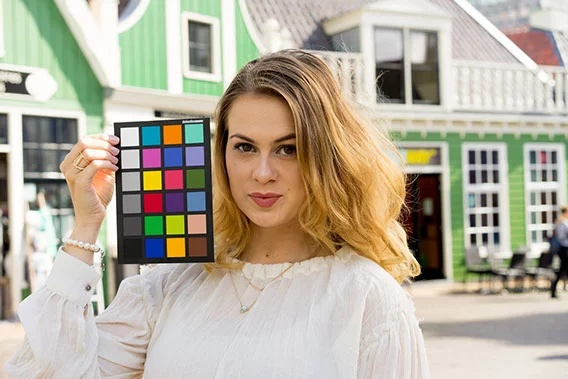
//> input picture prj.lab/lab03/input/color_pic.jpg, 568 x 379 px
$ ./lab03 ../prj.lab/lab03/input/color_pic.jpg   (built with g++ and OpenCV 4)
//> lines starting //> are read from the running program, lines starting //| are printed output that depends on the picture; after the words box and inside, x2 and y2 are one past the last pixel; in counts of white or black regions, pixels touching at a corner belong together
#include <opencv2/imgproc.hpp>
#include <opencv2/imgcodecs.hpp>
#include <opencv2/highgui.hpp>
#include <opencv2/opencv.hpp>
#include <iostream>
#include <vector>
#include <algorithm>

using namespace cv;
using namespace std;

std::vector<int> calculateHistogram(const Mat& channel) {
    std::vector<int> histogram(256, 0);

    for (int y = 0; y < channel.rows; ++y) {
        const uchar* row_ptr = channel.ptr<uchar>(y);
        for (int x = 0; x < channel.cols; ++x) {
            uchar pixel_value = row_ptr[x];
            histogram[pixel_value]++;
        }
    }

    return histogram;
}

std::pair<int, int> findNewRange(const std::vector<int>& histogram, double quantile) {
    int low = 0, high = 255;
    const int total_pixels = static_cast<int>(sum(histogram)[0]);
    int threshold = total_pixels * quantile;

    int accumulated_pixels = 0;
    for (int i = 0; i < 256; ++i) {
        accumulated_pixels += histogram[i];
        if (accumulated_pixels >= threshold) {
            low = i;
            break;
        }
    }

    accumulated_pixels = 0;
    for (int i = 255; i >= 0; --i) {
        accumulated_pixels += histogram[i];
        if (accumulated_pixels >= threshold) {
            high = i;
            break;
        }
    }

    return std::make_pair(low, high);
}

Mat applyContrast(const Mat& channel, double quantile) {
    std::vector<int> histogram = calculateHistogram(channel);

    std::pair<int, int> new_range = findNewRange(histogram, quantile);

    Mat result;
    double scale = 255.0 / (new_range.second - new_range.first);
    double offset = -new_range.first * scale;
    channel.convertTo(result, CV_8U, scale, offset);

    return result;
}

Mat3b contrast(const Mat3b& image, double quantile) {
    Mat3b result;
    std::vector<Mat> channels;
    split(image, channels);

    for (int i = 0; i < 3; ++i) {
        Mat processed_channel = applyContrast(channels[i], quantile);
        channels[i] = processed_channel;
    }

    merge(channels, result);
    return result;
}

Mat1b applyContrast_gray(const Mat1b& channel, double quantile) {
    std::vector<int> histogram(256, 0);

    for (int y = 0; y < channel.rows; ++y) {
        const uchar* row_ptr = channel.ptr<uchar>(y);
        for (int x = 0; x < channel.cols; ++x) {
            uchar pixel_value = row_ptr[x];
            histogram[pixel_value]++;
        }
    }
    std::pair<int, int> new_range = findNewRange(histogram, quantile);
    Mat1b result;
    double scale = 255.0 / (new_range.second - new_range.first);
    double offset = -new_range.first * scale;
    channel.convertTo(result, CV_8U, scale, offset);
    return result;
}

void make_output(Mat3b &inputImage, Mat3b &contrasted_image){
    std::vector<Mat> channels;
    split(inputImage, channels);

    Mat1b hists[3];//(256, 256, 230)
    for (int j = 0; j < 3; ++j) {
        hists[j] = Mat1b(256, 256, 230);
        std::vector<int> histogram = calculateHistogram(channels[j]);
        int max_count = *std::max_element(histogram.begin(), histogram.end());

        float scale = static_cast<float>(230) / max_count;

        for (int i = 0; i < 256; ++i) {
            Point start_point(i, 256);
            Point end_point(i, 256 - histogram[i] * scale);
            line(hists[j], start_point, end_point, 0, 1);
        }
        if(j != 0){
            hconcat(hists[0], hists[j], hists[0]);
        }
    }
    std::vector<Mat> con_channels;
    split(contrasted_image, con_channels);
    Mat1b con_hists[3];
    for (int j = 0; j < 3; ++j) {
        con_hists[j] = Mat1b(256, 256, 230);
        std::vector<int> histogram = calculateHistogram(con_channels[j]);
        int max_count = *std::max_element(histogram.begin(), histogram.end());

        float scale = static_cast<float>(230) / max_count;

        for (int i = 0; i < 256; ++i) {
            Point start_point(i, 256);
            Point end_point(i, 256 - histogram[i] * scale);
            line(con_hists[j], start_point, end_point, 0, 1);
        }
        if(j != 0){
            hconcat(con_hists[0], con_hists[j], con_hists[0]);
        }
    }
    vconcat(hists[0], con_hists[0], hists[0]);
    imwrite("../prj.lab/lab03/output/splited_channel_histogram.jpg", hists[0]);
    imwrite("../prj.lab/lab03/output/splited_channel_picture.jpg", contrasted_image);
}

void make_second_output(Mat3b &inputImage, Mat3b &contrasted_image){
    std::vector<Mat> channels;
    split(inputImage, channels);

    Mat1b hists[3];//(256, 256, 230)
    for (int j = 0; j < 3; ++j) {
        hists[j] = Mat1b(256, 256, 230);
        std::vector<int> histogram = calculateHistogram(channels[j]);
        int max_count = *std::max_element(histogram.begin(), histogram.end());

        float scale = static_cast<float>(230) / max_count;

        for (int i = 0; i < 256; ++i) {
            Point start_point(i, 256);
            Point end_point(i, 256 - histogram[i] * scale);
            line(hists[j], start_point, end_point, 0, 1);
        }
        if(j != 0){
            hconcat(hists[0], hists[j], hists[0]);
        }
    }
    std::vector<Mat> con_channels;
    split(contrasted_image, con_channels);
    Mat1b con_hists[3];
    for (int j = 0; j < 3; ++j) {
        con_hists[j] = Mat1b(256, 256, 230);
        std::vector<int> histogram = calculateHistogram(con_channels[j]);
        int max_count = *std::max_element(histogram.begin(), histogram.end());

        float scale = static_cast<float>(230) / max_count;

        for (int i = 0; i < 256; ++i) {
            Point start_point(i, 256);
            Point end_point(i, 256 - histogram[i] * scale);
            line(con_hists[j], start_point, end_point, 0, 1);
        }
        if(j != 0){
            hconcat(con_hists[0], con_hists[j], con_hists[0]);
        }
    }
    vconcat(hists[0], con_hists[0], hists[0]);
    imwrite("../prj.lab/lab03/output/second_way_histogram.jpg", hists[0]);
    imwrite("../prj.lab/lab03/output/second_way_picture.jpg", contrasted_image);
}

void make_output_gray(Mat1b &inputImage, Mat1b &contrasted_image){

    Mat1b hists;
    hists = Mat1b(256, 256, 230);
    std::vector<int> histogram = calculateHistogram(inputImage);
    int max_count = *std::max_element(histogram.begin(), histogram.end());

    float scale = static_cast<float>(230) / max_count;

    for (int i = 0; i < 256; ++i) {
        Point start_point(i, 256);
        Point end_point(i, 256 - histogram[i] * scale);
        line(hists, start_point, end_point, 0, 1);
    }

    Mat1b con_hists;
    con_hists = Mat1b(256, 256, 230);
    std::vector<int> con_histogram = calculateHistogram(contrasted_image);
    int con_max_count = *std::max_element(con_histogram.begin(), con_histogram.end());

    float con_scale = static_cast<float>(230) / con_max_count;

    for (int i = 0; i < 256; ++i) {
        Point start_point(i, 256);
        Point end_point(i, 256 - con_histogram[i] * con_scale);
        line(con_hists, start_point, end_point, 0, 1);
    }

    vconcat(hists, con_hists, hists);
    imwrite("../prj.lab/lab03/output/gray_pic_cont.jpg", contrasted_image);
    imwrite("../prj.lab/lab03/output/gray_histogram.jpg", hists);

}

bool isGrayScale(const Mat& img) {
    if (img.channels() == 1) return true;

    for (int r = 0; r < img.rows; r++) {
        for (int c = 0; c < img.cols; c++) {
            Vec3b color = img.at<Vec3b>(r, c);
            if (!((color[0] == color[1]) && (color[1] == color[2]))) {
                return false;
            }
        }
    }
    return true;
}

Mat second_applyContrast(const Mat& channel, int first, int second) {
    Mat result;
    double scale = 255.0 / (second - first);
    double offset = -first * scale;
    channel.convertTo(result, CV_8U, scale, offset);

    return result;
}

Mat3b second_contrast(const Mat3b& image, double quantile) {
    Mat3b result;
    std::vector<Mat> channels;
    split(image, channels);

    int min = 0, max = 255;

    for (int i = 0; i < 3; ++i) {
        std::vector<int> histogram = calculateHistogram(channels[i]);
        std::pair<int, int> new_range = findNewRange(histogram, quantile);
        if(new_range.first > min) min = new_range.first;
        if(new_range.second < max) max = new_range.second;
    }
    for(int i = 0; i<3;++i){
        Mat processed_channel = second_applyContrast(channels[i], min, max);
        channels[i] = processed_channel;
    }
    merge(channels, result);
    return result;
}

int main(int argc, char** argv) {

    CommandLineParser parser(argc, argv,
        "{@inputImagePath    | ../prj.lab/lab03/input/color_pic.jpg     | input image path}"
        "{quantile           | 0.05    | quantile}"
    );

    String inputImagePath = parser.get<String>("@inputImagePath");
    double quantile = parser.get<double>("quantile");

    Mat3b inputImage = imread(inputImagePath, IMREAD_UNCHANGED);
//> inputImage is the input picture: 379 rows x 568 cols, CV_8UC3; mean B, G, R 156.6, 174, 181.8
    Mat3b contrasted_image = contrast(inputImage, quantile);
//> in contrast, `split(image, channels);`:
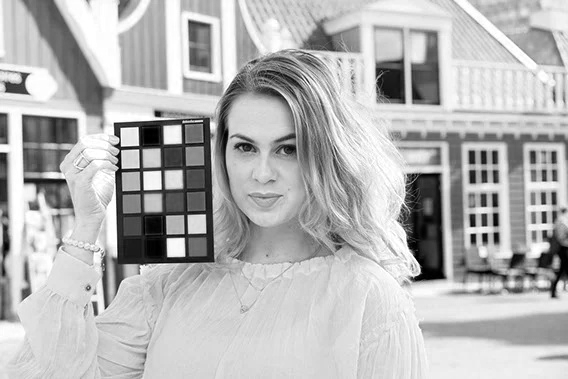
//> channels[2]: 379 rows x 568 cols, CV_8UC1; min 0, max 255, mean 181.8
//> the loop in contrast, `for (int i = 0; i < 3; ++i)` made 3 passes
//> (new_range in applyContrast, scale in applyContrast, offset in applyContrast) on passes 1 to 3: ((23, 238), 1.19, -27.28), ((41, 245), 1.25, -51.25), ((48, 248), 1.27, -61.2)
    Mat3b second_image = second_contrast(inputImage, quantile);
//> the loop in second_contrast, `for (int i = 0; i < 3; ++i)` made 3 passes
//> (new_range, min) on passes 2 to 3: ((41, 245), 41), ((48, 248), 48)
//> (min, max) on pass 1: (23, 238)
//> after the loop in second_contrast, `for (int i = 0; i < 3; ++i)`: min = 48; max = 238
//> in second_contrast, `merge(channels, result);`:
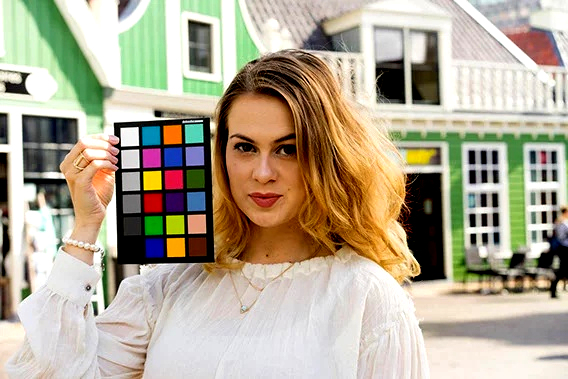
//> result: 379 rows x 568 cols, CV_8UC3; mean B, G, R 148.7, 170, 179.6
    make_output(inputImage, contrasted_image);
//> the loop in make_output, `for (int j = 0; j < 3; ++j)` made 3 passes
//> (max_count, scale) on passes 1 to 3: (3023, 0.0761), (3527, 0.0652), (3949, 0.0582)
//> the loop in make_output, `for (int j = 0; j < 3; ++j)` made 3 passes
//> (max_count, scale) on passes 1 to 3: (11408, 0.0202), (11397, 0.0202), (11741, 0.0196)
//> in make_output, `imwrite("../prj.lab/lab03/output/splited_channel_histogram.jpg", hists..`:
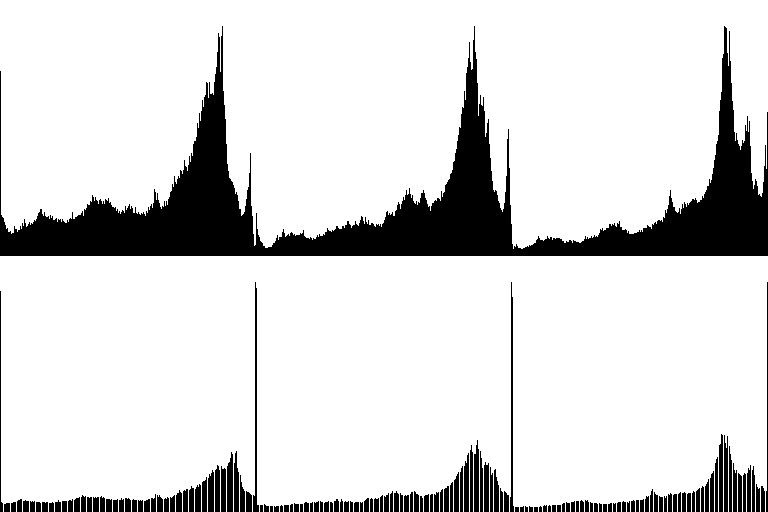
//> saved as splited_channel_histogram.jpg: 512 rows x 768 cols, CV_8UC1; values 0 (black) and 230 (white), 85.6% white; 148 black regions (5 under 20 px), largest, box (x1, y1, x2, y2) and area: (0, 26, 768, 256) 43352, (253, 282, 259, 512) 501, (510, 282, 514, 512) 466
    make_second_output(inputImage, second_image);
//> the loop in make_second_output, `for (int j = 0; j < 3; ++j)` made 3 passes
//> the loop in make_second_output, `for (int j = 0; j < 3; ++j)` made 3 passes
//> (max_count, scale) on passes 1 to 3: (23095, 0.00996), (17659, 0.013), (24545, 0.00937)

    Mat1b gray_input = imread(inputImagePath, IMREAD_GRAYSCALE);
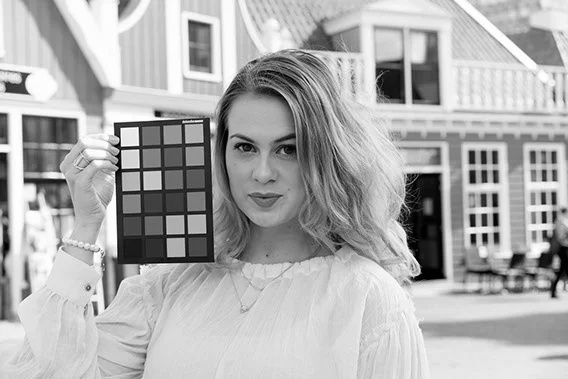
//> gray_input: 379 rows x 568 cols, CV_8UC1; min 0, max 255, mean 174.4
    imwrite("../prj.lab/lab03/input/gray_pic.jpg", gray_input);
    if(isGrayScale(gray_input)) {
        Mat1b gray_output = applyContrast_gray(gray_input, quantile);
//> after the loop in applyContrast_gray, `for (int y = 0; y < channel.rows; ++y)`: histogram = 256 values, max 3429 at index 213, min 125 at index 10, mean 840.9
//> in applyContrast_gray, `std::pair<int, int> new_range = findNewRange(histogram, quantile);`: new_range = (44, 244)
//> in applyContrast_gray, `double scale = 255.0 / (new_range.second - new_range.first);`: scale = 1.27
//> in applyContrast_gray, `double offset = -new_range.first * scale;`: offset = -56.1
//> in applyContrast_gray, `channel.convertTo(result, CV_8U, scale, offset);`:
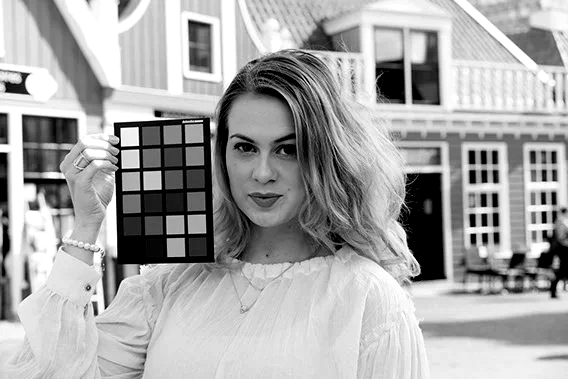
//> result: 379 rows x 568 cols, CV_8UC1; min 0, max 255, mean 167
        make_output_gray(gray_input, gray_output);
//> in make_output_gray, `int max_count = *std::max_element(histogram.begin(), histogram.end());`: max_count = 3429
//> in make_output_gray, `float scale = static_cast<float>(230) / max_count;`: scale = 0.0671
//> the loop in make_output_gray, `for (int i = 0; i < 256; ++i)` made 256 passes
//> end_point on passes 1 to 3: Point(0, 245), Point(1, 244), Point(2, 243)
//> after the loop in make_output_gray, `for (int i = 0; i < 256; ++i)`:
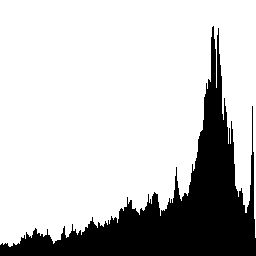
//> hists: 256 rows x 256 cols, CV_8UC1; values 0 (black) and 230 (white), 77.8% white; 1 black region, box (x1, y1, x2, y2) and area: (0, 26, 256, 256) 14571
//> in make_output_gray, `std::vector<int> con_histogram = calculateHistogram(contrasted_image);`: con_histogram = 256 values, max 11440 at index 255, min 0 at index 2, mean 840.9
//> in make_output_gray, `int con_max_count = *std::max_element(con_histogram.begin(), con_histo..`: con_max_count = 11440
//> in make_output_gray, `float con_scale = static_cast<float>(230) / con_max_count;`: con_scale = 0.0201
//> the loop in make_output_gray, `for (int i = 0; i < 256; ++i)` made 256 passes
//> end_point on passes 1 to 3: Point(0, 35), Point(1, 249), Point(2, 256)
//> after the loop in make_output_gray, `for (int i = 0; i < 256; ++i)`: con_hists: 256 rows x 256 cols, CV_8UC1; values 0 (black) and 230 (white), 93.2% white; 56 black regions (1 under 20 px), largest, box (x1, y1, x2, y2) and area: (212, 187, 216, 256) 256, (221, 187, 225, 256) 255, (254, 26, 256, 256) 246
//> in make_output_gray, `vconcat(hists, con_hists, hists);`:
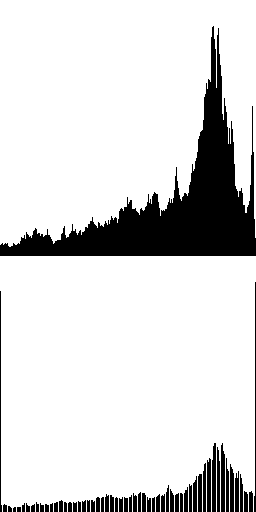
//> hists: 512 rows x 256 cols, CV_8UC1; values 0 (black) and 230 (white), 85.5% white; 57 black regions (1 under 20 px), largest, box (x1, y1, x2, y2) and area: (0, 26, 256, 256) 14571, (212, 443, 216, 512) 256, (221, 443, 225, 512) 255
    }
    return 0;
}
